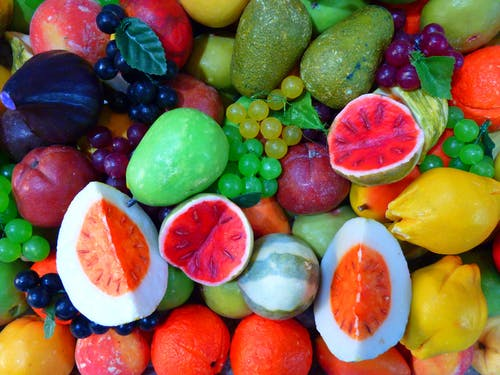
#> input picture MachineLearningMethod/16_ParametricClustering/Fruits.jpeg, 500 x 375 px
$ jupyter execute MainKMeans_Solution.ipynb
#> lines starting #> are read from the running program, lines starting #| are printed output that depends on the picture
# <center> Machine Learning Methods </center>
## <center> Lecture 16 - Clustering</center>
### <center> K-Means - Solution </center>

[](https://colab.research.google.com/github/FixelAlgorithmsTeam/FixelCourses/blob/master/MachineLearningMethod/16_ParametricClustering/MainKMeans_Solution.ipynb)

[cell 1]
import numpy             as np
import matplotlib.pyplot as plt

np.random.seed(1)

### Exercise (SuperPixels):
* Load the `Fruits.jpeg` image and covert it to NumPy ndarray `mI`:
$$\boldsymbol{I}\in\mathbb{R}^{\text{height}\times\text{width}\times3}$$
* Use the LAB color space (instead of RGB) (`mLAB`).
* Create a new "image" `mX` such that:
$$\boldsymbol{X}\in\mathbb{R}^{\text{height}\times\text{width}\times5}$$
where:
    * The first 3 channels are the LAB image.
    * The 4th channel is the $x$ position.
    * The 5th channel is the $y$ position.
* Apply K-Means to the pixels of `mx`
* Create a mask image `mMask` such that:
$$\boldsymbol{M}\in\mathbb{R}^{\text{height}\times\text{width}}$$
where each pixel in `mMask` is the cluster label of the corresponding pixel in `mI`.
* Plot the segmentation (Superpixels) map.

**Tip:** Try different weights for the LAB image and the XY position.

#### Load image:

[cell 2]
from PIL import Image
oImage = Image.open('Fruits.jpeg')
#> oImage is the input picture: PIL image 500x375 RGB; mean R, G, B 131.7, 101.8, 72.1
oImage

[cell 3]
mI = np.array(oImage)
mI.shape
#> Out = (375, 500, 3)

#### Conver to LAB color space:

[cell 4]
from skimage import color

mLAB = color.rgb2lab(mI)
#> mLAB: shape (375, 500, 3) float64; mean of channels 0, 1, 2 47.8, 9.9, 23.2

_, ax = plt.subplots(2, 1, figsize=(20, 10))
ax[0].imshow(np.c_[mI  [:,:,0], mI  [:,:,1], mI  [:,:,2]], cmap='gray'); ax[0].set_title('RGB color space')
ax[1].imshow(np.c_[mLAB[:,:,0], mLAB[:,:,1], mLAB[:,:,2]], cmap='gray'); ax[1].set_title('LAB color space')
plt.show    ()
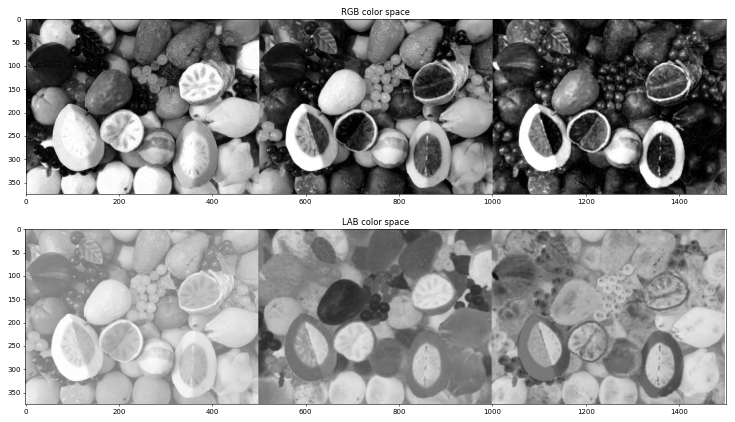
#> figure drawn by matplotlib, 2 panels

#### Create `mX`:
Make sure `mX.shape = (375, 500, 5)`

[cell 5]
height, width, _ = mI.shape
#> height = 375; width = 500
vX               = np.arange  (width)
#> vX = 500 values from 0 to 499
vY               = np.arange  (height)
#> vY = 375 values from 0 to 374
mXX, mYY         = np.meshgrid(vX, vY)
mX               = np.dstack  ([1.5 * mLAB, mXX, mYY])
mX.shape
#> Out = (375, 500, 5)

#### Fit a K-Means model:
Hint: consider using `np.reshape`

[cell 6]
from sklearn.cluster import KMeans

mP      = np.reshape(mX, (-1, 5))
oKMeans = KMeans(n_clusters=35, n_init=3).fit(mP)

#### Create mask (apply the model):
Hint: consider using `oKMeans.predict`

[cell 7]
vMask = oKMeans.predict(mP)
mMask = np.reshape(vMask, (height, width))
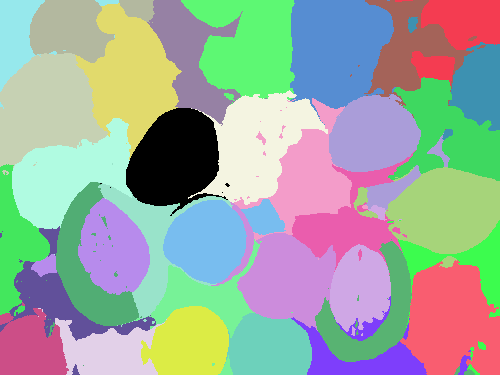
#> mMask: shape (375, 500) int32; 35 distinct labels, from 0 to 34; one colour per label, 0 black

#### Plot:

[cell 8]
from skimage.segmentation import mark_boundaries

mO = mark_boundaries(mI, mMask, color=(0,1,1))
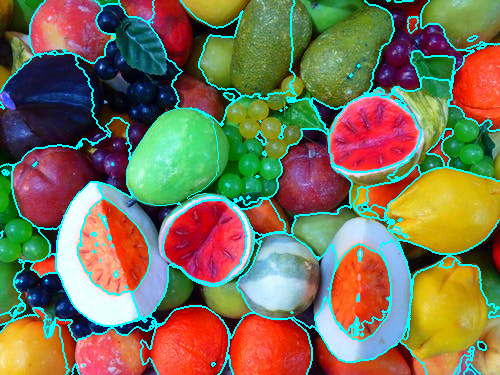
#> mO: shape (375, 500, 3) float64; mean R, G, B 0.48, 0.448, 0.338

plt.figure(figsize=(10, 8))
plt.imshow(mO)
plt.show  ()
